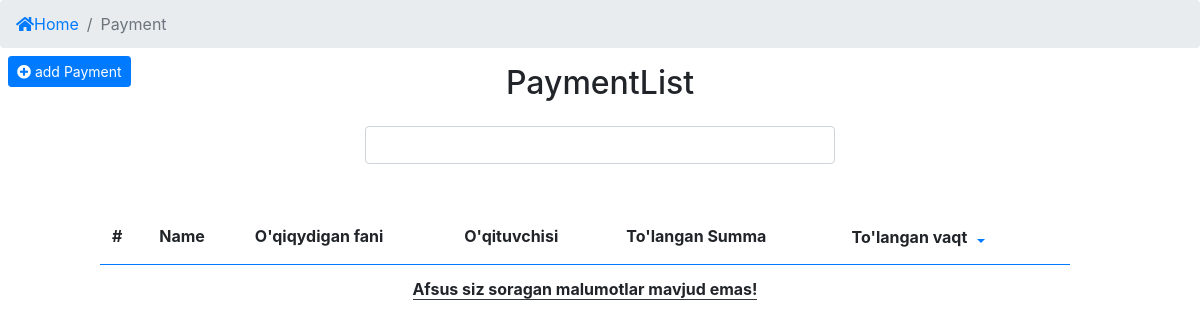
Page /profile/payment/this_year/ (signed in) on the earlier database version.
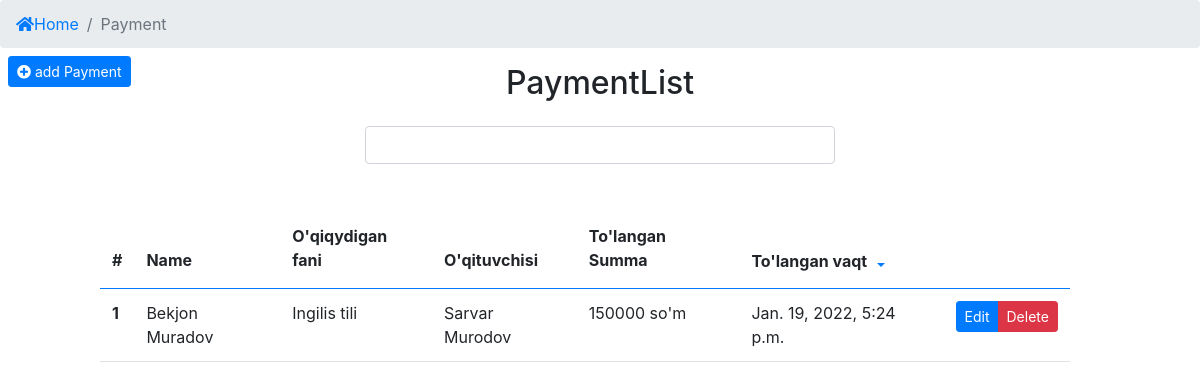
Same page on the later database version.
### app/models.py (models this page shows, shortened)
class Payment(models.Model):
    student = models.ForeignKey(Student, verbose_name=_("Talaba"), on_delete=models.CASCADE)
    subject = models.ForeignKey(Subject, verbose_name=_("Qaysi fan uchun"), on_delete=models.CASCADE)
    teacher = models.ForeignKey(Teacher, verbose_name=_("O'qituvchisi"), on_delete=models.CASCADE)
    payment = models.IntegerField(_("Tolov summasi"), default=0)
    payed_date = models.DateTimeField(_("To'langan vaqt"), auto_now_add=True)
    def __str__(self):
        return f'{self.student.f_name} {self.payment} so\'m'
    """To'langan umumiy summa olish"""
    """O'qituvchilarga To'lanadigan umumiy summa"""
    """Centerning umumiy harajatlari"""
    """Centerga qoladigan soft foyda"""

class Student(models.Model):
    f_name = models.CharField(_("To'liq ismi"), max_length=100)
    subject = models.ForeignKey(Subject, verbose_name=_("O'rganadigan fani"), on_delete=models.CASCADE)
    teacher = models.ForeignKey(Teacher, verbose_name=_("O'qituvchisi"), on_delete=models.CASCADE)
    phone_num = models.CharField(_("Telefon raqami"), max_length=9)
    study_days = models.CharField(_("O'qish Kunlari"), max_length=50, choices=study_days, default='option')
    study_type = models.CharField(_("O'qish turi"), max_length=50, choices=study_type, default='option')
    lesson_time = models.CharField(_("Dars boshlanish vaqti"), max_length=50)
    registered_date = models.DateTimeField(_("Ro'yhatga olingan vaqti"), auto_now_add=True)
    """Bitta student shu oyda necha pul tolov qilganligini ko'rsatadi"""

class Subject(models.Model):
    name =models.CharField(_("Fan nomi"), max_length=100)
    added_date = models.DateTimeField(_("qoshilgan fani"), auto_now_add=True)
    """Bitta fan uchun shu oyda qancha tolanganligini ko'rsatadi"""
    """Bitta fanda nechta o'qituvchi borligini ko'rsatadi"""
    """Bitta fanda nechta o'quvchi borligini ko'rsatadi"""

class Teacher(models.Model):
    f_name = models.CharField(_("To'liq ismi"), max_length=100)
    subject = models.ForeignKey(Subject, verbose_name=_("O'qitadigan fani"), on_delete=models.CASCADE)
    address = models.CharField(_("Manzil"), max_length=100)
    phone_num = models.CharField(_("Telefon raqami"), max_length=9)
    registred_time = models.DateTimeField(_("royhatga olingan vaqt"), auto_now_add=True)
    """Bitta fan uchun shu oyda qancha tolanganligini ko'rsatadi"""
    """Bitta o'qituvchi qancha oylik olishligini ko'rsatadi"""
    """Hamma o'qituvchi qancha olishligini ko'rsatadi"""
    """Bitta O'qituvchida nechta o'quvchi borligini ko'rsatadi"""

### app/views.py (the view)
# urls.py: path("payment/this_year/", This_year, name="ThisYear"),
def This_year(request):
    this_year = int(datetime.now().year)
    pay = Payment.objects.all()
    this_year_list = []
    for i in pay:
        if i.payed_date.year == this_year:
            this_year_list.append(i)
    paginator = Paginator(this_year_list, 10) # Show 10 list per page.
    page_number = request.GET.get('page')
    page_obj = paginator.get_page(page_number)
    context = {
        'page_obj':page_obj,
        'object_list':this_year_list,
    }
    return render(request, 'payment/payment_history/payment_history_this_year.html', context)

### app/templates/payment/payment_history/payment_history_this_year.html (shortened to what this page needs)
{% extends "index.html" %}
{% block content %}
<nav aria-label="breadcrumb">
    <ol class="breadcrumb">
        <li class="breadcrumb-item"><a href="/"><i class="fas fa-home"></i>Home</a></li>
        <li class="breadcrumb-item active" aria-current="page">Payment</li>
    </ol>
</nav>
<div class="text-left fixed-top mt-5">
    <a href="{% url 'app:RegisterPayment' %}" class="btn btn-primary btn-sm mt-2 ml-2"><i class="fas fa-plus-circle"></i> add Payment</a>
</div>
<div class="container1">
    <div class="wrapper text-center">
        <h2 class="">PaymentList</h2>
    </div>
    <div class="col-md-5 m-auto">
        <form action="" class="my-4" method="get">
            <input class="form-control" type="search" name="W" aria-label="search" placeholder="">
        </form>
    </div>
    <div class="row mt-5" style="margin-right: 15px;">
        <div class="col-md-10 m-auto">
            <table class="table table-hover table-borderless">
                <thead class="border-bottom border-primary">
                    <tr>
                        <th scope="col" class="pb-3">#</th>
                        <th scope="col" class="pb-3">Name</th>
                        <th scope="col" class="pb-3">O'qiqydigan fani</th>
                        <th scope="col" class="pb-3">O'qituvchisi</th>
                        <th scope="col" class="pb-3">To'langan Summa</th>
                        <th scope="col">
                            <div class="btn-group">
                                To'langan vaqt
                                <button type="button" class="btn btn-sm btn-link pb-0 dropdown-toggle dropdown-toggle-split" data-toggle="dropdown" aria-expanded="false">
                                </button>
                              </div>
                        </th>
                    </tr>
                </thead>
                <tbody class="">
                    {% for i in object_list %}
                        <tr class="border-bottom">
                            <th scope="row"> {{ forloop.counter }} </th>
                            <td>{{ i.student.f_name }}</td>
                            <td>{{ i.subject.name }}</td>
                            <td>{{ i.teacher.f_name }}</td>
                            <td>{{ i.payment }} so'm</td>
                            <td>{{ i.payed_date }}</td>
                            <td class="btn-group btn-group-sm">
                                <a href="{% url 'app:UpdatePayment' pk=i.pk %}" class="btn btn-primary">Edit</a>
                                {% if user.admin == True %}
                                    <button type="button" class="btn btn-danger" data-toggle="modal" data-target="#exampleModal{{i.pk}}">
                                        Delete
                                    </button>
                                {% endif %}
                            </td>
                        </tr>
                          </div>
                    {% empty %}
                          <tr>
                              <td colspan="6" class="text-center">
                                  <span class="border-bottom border-dark"> <b> Afsus siz soragan malumotlar mavjud emas! </b></span>
                              </td>
                          </tr>
                    {% endfor %}
                </tbody>
            </table>
        </div>
    </div>
</div>
{% endblock content %}

### app/templates/index.html (shortened to what this page needs)
<!doctype html>
<html lang="en">
  <head>
    <link rel="stylesheet" href="https://cdn.jsdelivr.net/npm/bootstrap@4.6.1/dist/css/bootstrap.min.css">
    <link rel="stylesheet" href="https://use.fontawesome.com/releases/v5.15.4/css/all.css">
  </head>
  <body>
    {% if user.is_active %}
      {% include 'messages/message.html' %}
      {% block content %}
      {% endblock %}
    {% else %}
      {% include 'security/check_user.html' %}
    {% endif %}
  </body>
</html>

### app/templates/messages/message.html (shortened to what this page needs)
<!doctype html>
<html lang="en">
  <head>
    <link rel="stylesheet" href="https://cdn.jsdelivr.net/npm/bootstrap@4.6.1/dist/css/bootstrap.min.css">
  </head>
  <body>
  </body>
</html>

Differences in the rows shown:
added Payment: student.f_name "Bekjon Muradov", subject.name "Ingilis tili", teacher.f_name "Sarvar Murodov", payment "150000", payed_date "Jan. 19, 2022, 5:24 p.m."
Other differences:
text no longer shown: "Afsus siz soragan malumotlar mavjud emas!"
